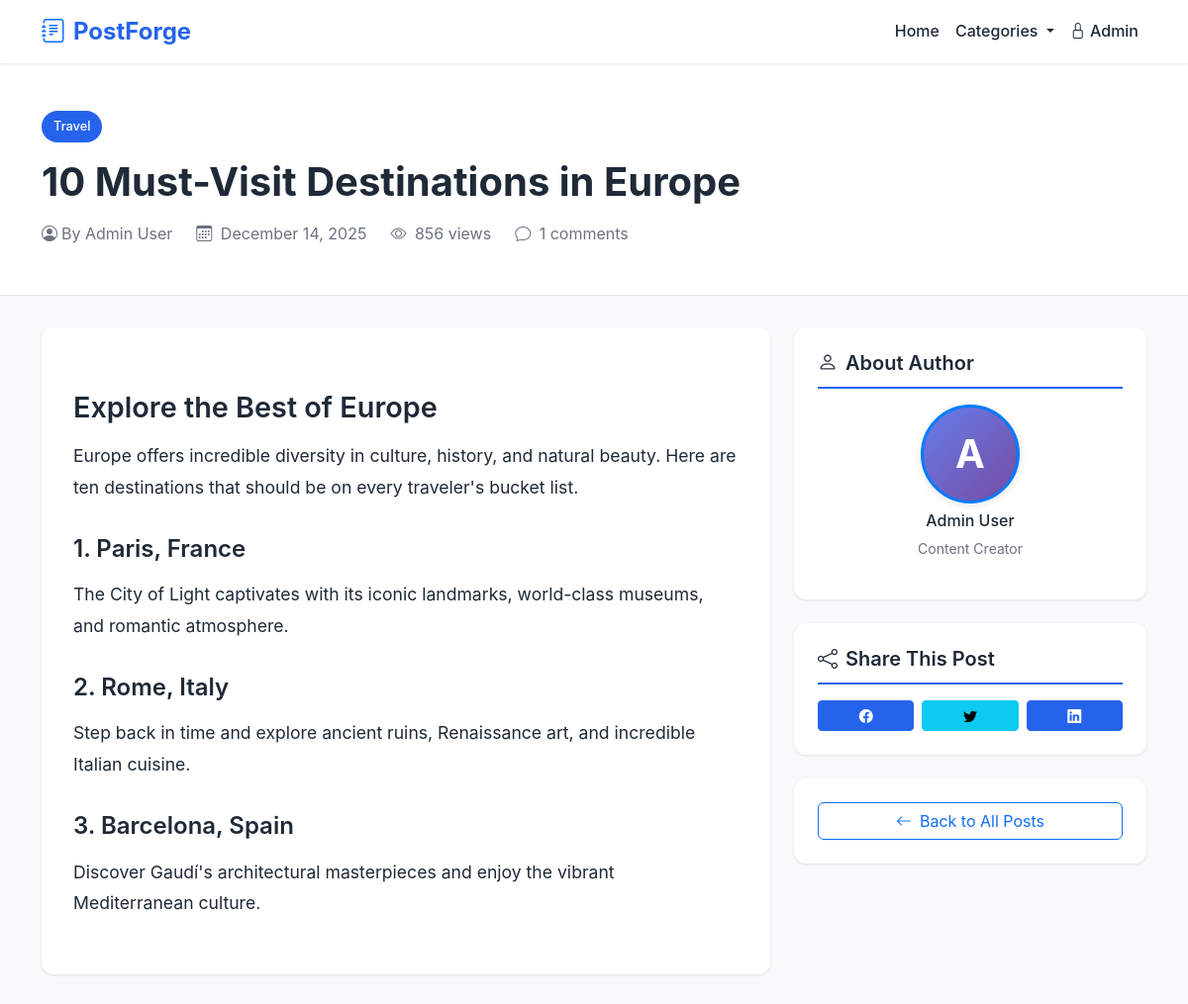
Before: /post.php?slug=10-must-visit-destinations-europe (upper part) with the older database file.
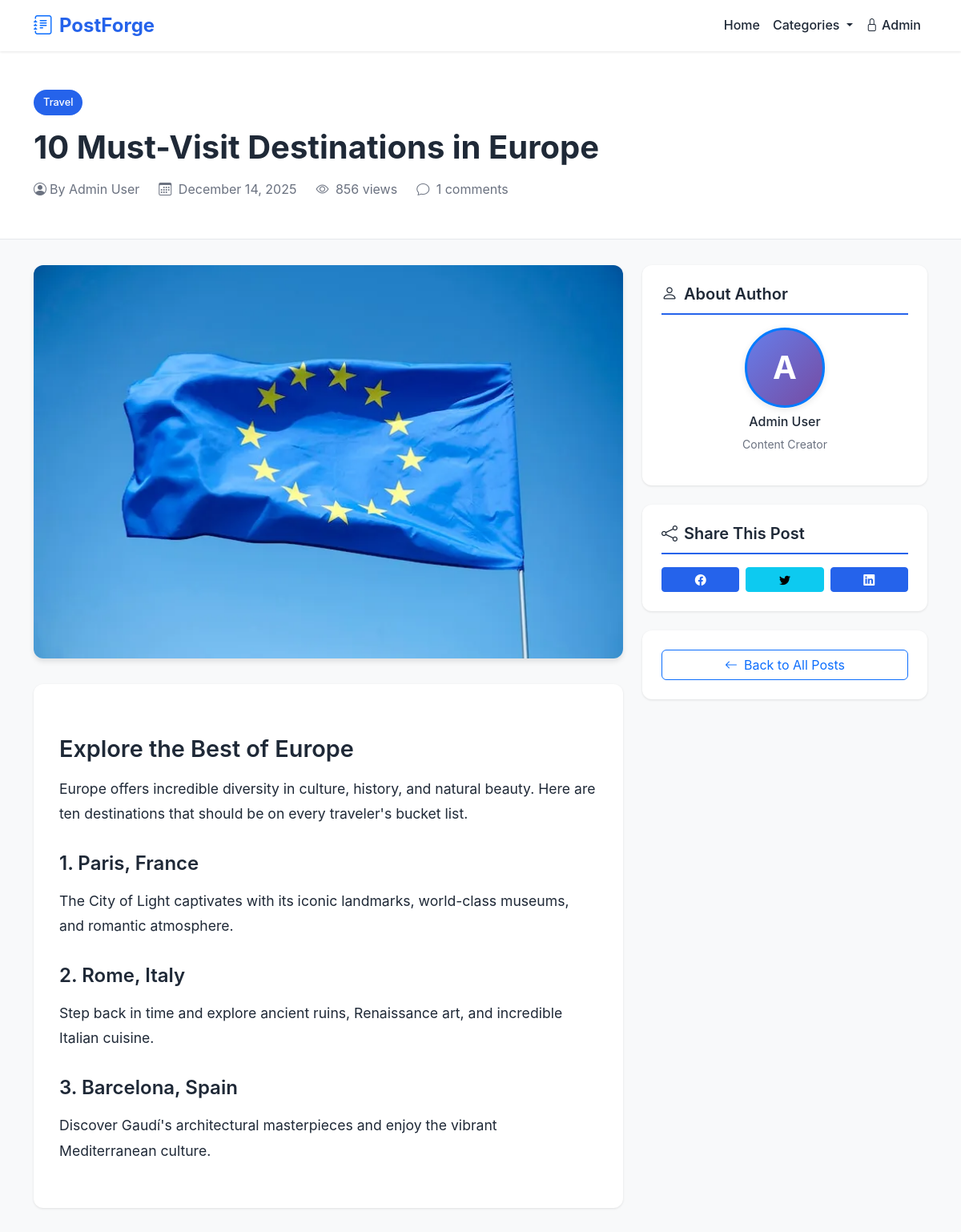
After: the same page with the newer database file.
### tables this page shows
CREATE TABLE IF NOT EXISTS posts (
    id INT PRIMARY KEY AUTO_INCREMENT,
    title VARCHAR(255) NOT NULL,
    slug VARCHAR(255) UNIQUE NOT NULL,
    content TEXT NOT NULL,
    excerpt TEXT,
    featured_image VARCHAR(255),
    category_id INT,
    author_id INT,
    status ENUM('draft', 'published') DEFAULT 'draft',
    views INT DEFAULT 0,
    created_at TIMESTAMP DEFAULT CURRENT_TIMESTAMP,
    updated_at TIMESTAMP DEFAULT CURRENT_TIMESTAMP ON UPDATE CURRENT_TIMESTAMP,
    published_at TIMESTAMP NULL,
    FOREIGN KEY (category_id) REFERENCES categories(id) ON DELETE SET NULL,
    FOREIGN KEY (author_id) REFERENCES admins(id) ON DELETE CASCADE,
    INDEX idx_slug (slug),
    INDEX idx_status (status),
    INDEX idx_category (category_id),
    INDEX idx_author (author_id),
    INDEX idx_created (created_at),
    FULLTEXT idx_search (title, content)
);

CREATE TABLE IF NOT EXISTS categories (
    id INT PRIMARY KEY AUTO_INCREMENT,
    name VARCHAR(100) UNIQUE NOT NULL,
    slug VARCHAR(100) UNIQUE NOT NULL,
    description TEXT,
    created_at TIMESTAMP DEFAULT CURRENT_TIMESTAMP,
    INDEX idx_slug (slug)
);

### includes/functions.php (called while the page is built, shortened)
<?php
function sanitize($data) {
    return htmlspecialchars($data, ENT_QUOTES, 'UTF-8');
}
function formatDate($date, $format = 'M d, Y') {
    return date($format, strtotime($date));
}
function formatNumber($number) {
    return number_format($number);
}

### public/post.php (the view, shortened to what the changed rows need)
<?php
require_once '../includes/functions.php';
$slug = $_GET['slug'] ?? '';
try {
    $db = getDB();
    $postStmt = $db->prepare("
        SELECT p.*, c.name as category_name, c.slug as category_slug, a.full_name as author_name, a.profile_image as author_image
        FROM posts p
        LEFT JOIN categories c ON p.category_id = c.id
        LEFT JOIN admins a ON p.author_id = a.id
        WHERE p.slug = :slug AND p.status = 'published'
    ");
    $postStmt->execute(['slug' => $slug]);
    $post = $postStmt->fetch();
    $commentsStmt = $db->prepare("
        SELECT * FROM comments
        WHERE post_id = :post_id AND status = 'approved'
        ORDER BY created_at DESC
    ");
    $commentsStmt->execute(['post_id' => $post['id']]);
    $comments = $commentsStmt->fetchAll();
} catch (PDOException $e) {
    header('Location: index.php');
    exit;
}
include 'includes/header.php';
?>
<div class="single-post-header">
    <div class="container">
        <a href="category.php?slug=<?php echo $post['category_slug']; ?>"
           class="category-badge mb-3">
            <?php echo sanitize($post['category_name'] ?? 'Uncategorized'); ?>
        </a>
        <h1 class="single-post-title"><?php echo sanitize($post['title']); ?></h1>
        <div class="single-post-meta">
            <span class="d-inline-flex align-items-center">
                <?php if ($post['author_image']): ?>
                    <img src="../uploads/profiles/<?php echo sanitize($post['author_image']); ?>"
                         alt="<?php echo sanitize($post['author_name']); ?>"
                         style="width: 24px; height: 24px; border-radius: 50%; object-fit: cover; margin-right: 8px;">
                <?php else: ?>
                    <i class="bi bi-person-circle me-1"></i>
                <?php endif; ?>
                By <?php echo sanitize($post['author_name']); ?>
            </span>
            <span>
                <i class="bi bi-calendar3 me-1"></i>
                <?php echo formatDate($post['published_at'], 'F d, Y'); ?>
            </span>
            <span>
                <i class="bi bi-eye me-1"></i>
                <?php echo formatNumber($post['views']); ?> views
            </span>
            <span>
                <i class="bi bi-chat me-1"></i>
                <?php echo count($comments); ?> comments
            </span>
        </div>
    </div>
</div>
<div class="container mb-5">
    <div class="row">
        <div class="col-lg-8">
            <?php if ($post['featured_image']): ?>
                <div class="featured-image-container">
                    <img src="<?php echo UPLOAD_URL . sanitize($post['featured_image']); ?>"
                         alt="<?php echo sanitize($post['title']); ?>"
                         class="featured-image">
                </div>
            <?php endif; ?>
            <div class="post-content">
                <?php echo $post['content']; ?>
            </div>
        </div>
        <div class="col-lg-4">
            <div class="sidebar-widget">
                <div class="text-center">
                    <?php if ($post['author_image']): ?>
                        <img src="../uploads/profiles/<?php echo sanitize($post['author_image']); ?>"
                             alt="<?php echo sanitize($post['author_name']); ?>"
                             style="width: 100px; height: 100px; border-radius: 50%; object-fit: cover; border: 3px solid #007bff; box-shadow: 0 2px 8px rgba(0,0,0,0.1);">
                    <?php else: ?>
                        <div style="width: 100px; height: 100px; border-radius: 50%; background: linear-gradient(135deg, #667eea 0%, #764ba2 100%); display: inline-flex; align-items: center; justify-content: center; color: white; font-size: 2.5rem; font-weight: bold; border: 3px solid #007bff; box-shadow: 0 2px 8px rgba(0,0,0,0.1);">
                            <?php echo strtoupper(substr($post['author_name'], 0, 1)); ?>
                        </div>
                    <?php endif; ?>
                    <h6 class="mt-2"><?php echo sanitize($post['author_name']); ?></h6>
                    <p class="text-muted small">Content Creator</p>
                </div>
            </div>
        </div>
    </div>
</div>
<?php include 'includes/footer.php'; ?>

Changed rows visible on the page:
changed posts "10 Must-Visit Destinations in Europe": featured_image empty → "europe-travel-demo.webp" (drawn); featured_image: picture added
